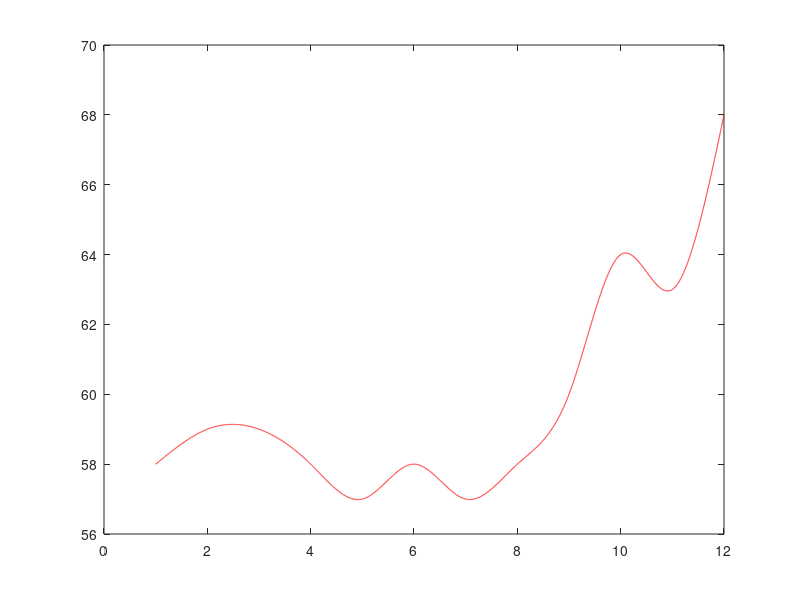

The MATLAB script that drew this image:
%Zachary Job

%the points
x1 = linspace(1,2,1250);
x2 = linspace(2,3,1250);
x3 = linspace(3,4,1250);
x4 = linspace(4,5,1250);
x5 = linspace(5,6,1250);
x6 = linspace(6,7,1250);
x7 = linspace(7,8,1250);
x8 = linspace(8,9,1250);
x9 = linspace(9,10,1250);
x10 = linspace(10,11,1250);
x11 = linspace(11,12,1250);

%The function from the raw output of cubic.m
y1 = (58 + 1.21 .* (x1 - (1)) + 0 .* (x1 - (1)).^2 + -0.20996 .* (x1 - (1)).^3);
y2 = (59 + 0.58007 .* (x2 - (2)) + -0.62989 .* (x2 - (2)).^2 + 0.049823 .* (x2 - (2)).^3);
y3 = (59 + -0.53025 .* (x3 - (3)) + -0.48042 .* (x3 - (3)).^2 + 0.010673 .* (x3 - (3)).^3);
y4 = (58 + -1.4591 .* (x4 - (4)) + -0.44841 .* (x4 - (4)).^2 + 0.90749 .* (x4 - (4)).^3);
y5 = (57 + 0.36657 .* (x5 - (5)) + 2.2741 .* (x5 - (5)).^2 + -1.6406 .* (x5 - (5)).^3);
y6 = (58 + -0.0071859 .* (x6 - (6)) + -2.6478 .* (x6 - (6)).^2 + 1.655 .* (x6 - (6)).^3);
y7 = (57 + -0.33782 .* (x7 - (7)) + 2.3172 .* (x7 - (7)).^2 + -0.97935 .* (x7 - (7)).^3);
y8 = (58 + 1.3585 .* (x8 - (8)) + -0.62087 .* (x8 - (8)).^2 + 1.2624 .* (x8 - (8)).^3);
y9 = (60 + 3.9039 .* (x9 - (9)) + 3.1663 .* (x9 - (9)).^2 + -3.0702 .* (x9 - (9)).^3);
y10 = (64 + 1.0259 .* (x10 - (10)) + -6.0443 .* (x10 - (10)).^2 + 4.0185 .* (x10 - (10)).^3);
y11 = (63 + 0.99261 .* (x11 - (11)) + 6.0111 .* (x11 - (11)).^2 + -2.0037 .* (x11 - (11)).^3);

%plot...
plot( ...
		x1,y1,'r',x2,y2,'r',x3,y3,'r',x4,y4,'r', ...
		x5,y5,'r',x6,y6,'r',x7,y7,'r',x8,y8,'r', ...
		x9,y9,'r',x10,y10,'r',x11,y11,'r' ...
    );